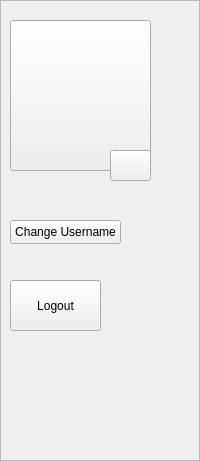
               <widget class="QWidget" name="page">
                <property name="geometry">
                 <rect>
                  <x>0</x>
                  <y>0</y>
                  <width>200</width>
                  <height>461</height>
                 </rect>
                </property>
                <attribute name="icon">
                 <iconset resource="Test.qrc">
                  <normaloff>:/newPrefix/images/down-filled-triangular-arrow.png</normaloff>:/newPrefix/images/down-filled-triangular-arrow.png</iconset>
                </attribute>
                <attribute name="label">
                 <string>       Profile Settings</string>
                </attribute>
                <layout class="QVBoxLayout" name="verticalLayout_7">
                 <property name="spacing">
                  <number>0</number>
                 </property>
                 <property name="leftMargin">
                  <number>0</number>
                 </property>
                 <property name="topMargin">
                  <number>0</number>
                 </property>
                 <property name="rightMargin">
                  <number>0</number>
                 </property>
                 <property name="bottomMargin">
                  <number>0</number>
                 </property>
                 <item>
                  <widget class="QFrame" name="frame_10">
                   <property name="frameShape">
                    <enum>QFrame::StyledPanel</enum>
                   </property>
                   <property name="frameShadow">
                    <enum>QFrame::Raised</enum>
                   </property>
                   <widget class="QPushButton" name="pushButton_13">
                    <property name="geometry">
                     <rect>
                      <x>10</x>
                      <y>280</y>
                      <width>91</width>
                      <height>51</height>
                     </rect>
                    </property>
                    <property name="toolTip">
                     <string>&lt;html&gt;&lt;head/&gt;&lt;body&gt;&lt;p&gt;&lt;span style=&quot; color:#ffffff;&quot;&gt;Logout of your Account&lt;/span&gt;&lt;/p&gt;&lt;/body&gt;&lt;/html&gt;</string>
                    </property>
                    <property name="text">
                     <string>Logout</string>
                    </property>
                    <property name="icon">
                     <iconset resource="Test.qrc">
                      <normaloff>:/newPrefix/images/logout (1).png</normaloff>:/newPrefix/images/logout (1).png</iconset>
                    </property>
                    <property name="iconSize">
                     <size>
                      <width>30</width>
                      <height>30</height>
                     </size>
                    </property>
                   </widget>
                   <widget class="QPushButton" name="profile">
                    <property name="geometry">
                     <rect>
                      <x>10</x>
                      <y>20</y>
                      <width>141</width>
                      <height>151</height>
                     </rect>
                    </property>
                    <property name="toolTip">
                     <string>&lt;html&gt;&lt;head/&gt;&lt;body&gt;&lt;p&gt;&lt;span style=&quot; color:#ffffff;&quot;&gt;Change/Add Photo&lt;/span&gt;&lt;/p&gt;&lt;/body&gt;&lt;/html&gt;</string>
                    </property>
                    <property name="text">
                     <string/>
                    </property>
                    <property name="icon">
                     <iconset resource="Test.qrc">
                      <normaloff>:/newPrefix/images/add-user.png</normaloff>:/newPrefix/images/add-user.png</iconset>
                    </property>
                    <property name="iconSize">
                     <size>
                      <width>250</width>
                      <height>250</height>
                     </size>
                    </property>
                   </widget>
                   <widget class="QPushButton" name="pushButton_12">
                    <property name="geometry">
                     <rect>
                      <x>10</x>
                      <y>220</y>
                      <width>111</width>
                      <height>24</height>
                     </rect>
                    </property>
                    <property name="toolTip">
                     <string>&lt;html&gt;&lt;head/&gt;&lt;body&gt;&lt;p&gt;&lt;span style=&quot; color:#ffffff;&quot;&gt;Change Username&lt;/span&gt;&lt;/p&gt;&lt;/body&gt;&lt;/html&gt;</string>
                    </property>
                    <property name="text">
                     <string>Change Username</string>
                    </property>
                   </widget>
                   <widget class="QPushButton" name="camera">
                    <property name="geometry">
                     <rect>
                      <x>110</x>
                      <y>150</y>
                      <width>41</width>
                      <height>31</height>
                     </rect>
                    </property>
                    <property name="toolTip">
                     <string>&lt;html&gt;&lt;head/&gt;&lt;body&gt;&lt;p&gt;&lt;span style=&quot; color:#ffffff;&quot;&gt;Use Camera&lt;/span&gt;&lt;/p&gt;&lt;/body&gt;&lt;/html&gt;</string>
                    </property>
                    <property name="text">
                     <string/>
                    </property>
                    <property name="icon">
                     <iconset resource="Test.qrc">
                      <normaloff>:/newPrefix/images/camera-front.png</normaloff>:/newPrefix/images/camera-front.png</iconset>
                    </property>
                    <property name="iconSize">
                     <size>
                      <width>30</width>
                      <height>30</height>
                     </size>
                    </property>
                   </widget>
                  </widget>
                 </item>
                </layout>
               </widget>
